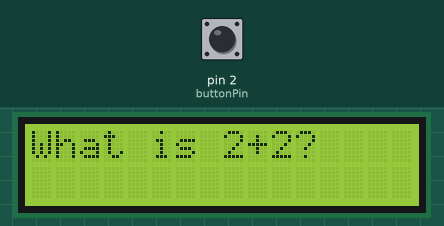
A sketch run on a simulated Arduino Uno, built with avr-gcc and run on an emulated ATmega328P. Shown: 16×2 character LCD. The inputs (shaded band) are chosen by the test bench; at power-on: pin 2 (buttonPin) HIGH.

Above: at 3.2 s.
3.3 s: pin 2 (buttonPin) pulled LOW for 1 s
At 3.75 s:
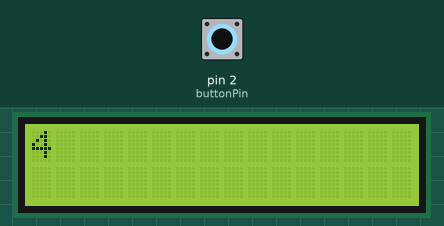
6.0 s: pin 2 (buttonPin) pulled LOW for 0.15 s
9.1 s: pin 2 (buttonPin) pulled LOW for 3.2 s
At 10.46 s:
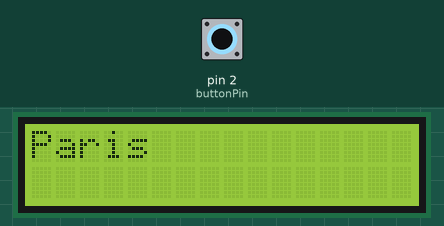
At 13.2 s:
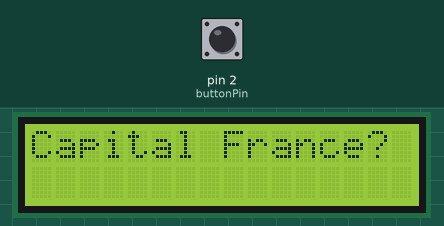
Timing chart, 0 to 14.7 s (numbered marks = the images above; inputs shaded):
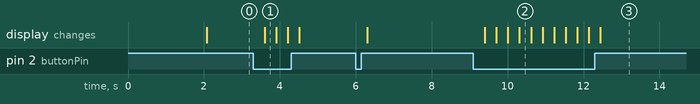

The sketch:

flashcard_box.ino
```cpp
#include <LiquidCrystal.h>

// LCD pin setup: RS, E, D4, D5, D6, D7
LiquidCrystal lcd(7, 8, 9, 10, 11, 12);

// Flashcard content
String questions[] = {
  "What is 2+2?",
  "Capital France?",
  "Largest planet?"
};

String answers[] = {
  "4",
  "Paris",
  "Jupiter"
};

int totalCards = 3;
int index = 0;
bool showingAnswer = false;
int buttonPin = 2;

unsigned long lastSwitch = 0;
unsigned long switchInterval = 10000; // auto-switch every 10 sec
bool needUpdate = true;

void setup() {
  lcd.begin(16, 2);                  // 16 columns, 2 rows
  pinMode(buttonPin, INPUT_PULLUP); // internal pull-up resistor
  lcd.print("Flashcards Ready");
  delay(2000);
  lcd.clear();
  lcd.print(questions[index]);       // show first question
}

void loop() {
  // If button is pressed, toggle between question and answer
  if (digitalRead(buttonPin) == LOW) {
    showingAnswer = !showingAnswer;
    needUpdate = true;
    delay(300); // debounce
  }

  // Every 10 seconds, move to the next flashcard
  if (millis() - lastSwitch > switchInterval) {
    index = (index + 1) % totalCards;
    showingAnswer = false;
    needUpdate = true;
    lastSwitch = millis();
  }

  // Update the LCD only when needed
  if (needUpdate) {
    lcd.clear();
    if (showingAnswer) {
      lcd.print(answers[index]);
    } else {
      lcd.print(questions[index]);
    }
    needUpdate = false;
  }
}
```

Measured:
- after the input at 3.3 s, the display: changes after 0.30 s (image 1)
